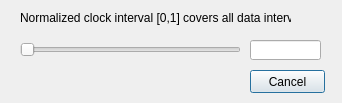
<?xml version="1.0" encoding="UTF-8"?>
<ui version="4.0">
 <class>dialogClockTime</class>
 <widget class="QDialog" name="dialogClockTime">
  <property name="geometry">
   <rect>
    <x>0</x>
    <y>0</y>
    <width>342</width>
    <height>103</height>
   </rect>
  </property>
  <property name="windowTitle">
   <string>dialogClockTime</string>
  </property>
  <widget class="QLabel" name="label">
   <property name="geometry">
    <rect>
     <x>20</x>
     <y>10</y>
     <width>271</width>
     <height>16</height>
    </rect>
   </property>
   <property name="text">
    <string>Normalized clock interval [0,1] covers all data intervals</string>
   </property>
  </widget>
  <widget class="QSlider" name="timeSlider">
   <property name="geometry">
    <rect>
     <x>20</x>
     <y>40</y>
     <width>221</width>
     <height>19</height>
    </rect>
   </property>
   <property name="orientation">
    <enum>Qt::Horizontal</enum>
   </property>
  </widget>
  <widget class="QLineEdit" name="timeEdit">
   <property name="geometry">
    <rect>
     <x>250</x>
     <y>40</y>
     <width>71</width>
     <height>20</height>
    </rect>
   </property>
  </widget>
  <widget class="QPushButton" name="cancelButton">
   <property name="geometry">
    <rect>
     <x>250</x>
     <y>70</y>
     <width>75</width>
     <height>23</height>
    </rect>
   </property>
   <property name="text">
    <string>Cancel</string>
   </property>
  </widget>
 </widget>
 <layoutdefault spacing="6" margin="11"/>
 <resources/>
 <connections>
  <connection>
   <sender>timeSlider</sender>
   <signal>sliderReleased()</signal>
   <receiver>dialogClockTime</receiver>
   <slot>doTime()</slot>
   <hints>
    <hint type="sourcelabel">
     <x>69</x>
     <y>49</y>
    </hint>
    <hint type="destinationlabel">
     <x>69</x>
     <y>75</y>
    </hint>
   </hints>
  </connection>
  <connection>
   <sender>cancelButton</sender>
   <signal>clicked()</signal>
   <receiver>dialogClockTime</receiver>
   <slot>reject()</slot>
   <hints>
    <hint type="sourcelabel">
     <x>277</x>
     <y>85</y>
    </hint>
    <hint type="destinationlabel">
     <x>277</x>
     <y>102</y>
    </hint>
   </hints>
  </connection>
 </connections>
 <slots>
  <slot>doTime()</slot>
 </slots>
</ui>
